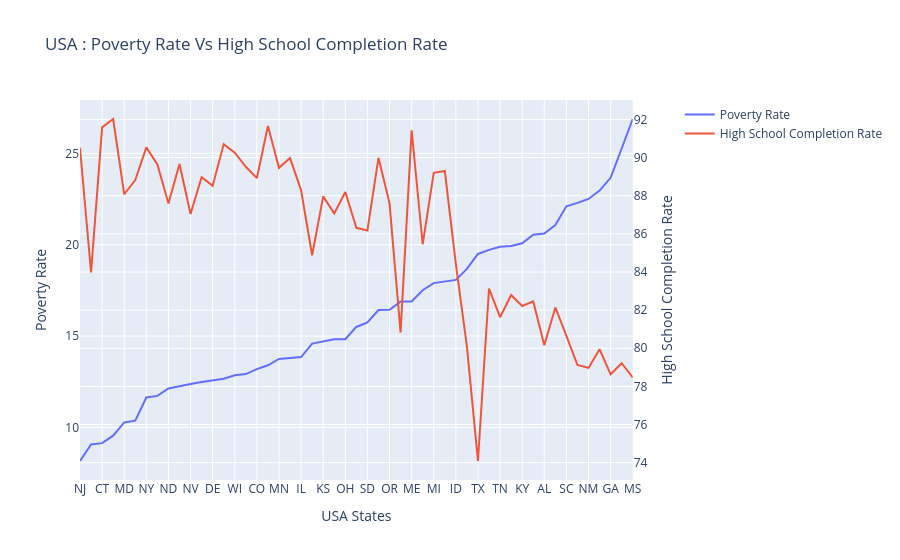

Notebook source saved alongside this figure:
### Code cell
import plotly.graph_objects as go
from plotly.subplots import make_subplots

# Create figure with secondary y-axis
fig = make_subplots(specs=[[{"secondary_y": True}]])

# Add traces
fig.add_trace(go.Scatter(x=df_poverty_vs_completion_hs["Geographic Area"], 
    y=df_poverty_vs_completion_hs["poverty_rate"], name="Poverty Rate"),secondary_y=False)

fig.add_trace(go.Scatter(x=df_poverty_vs_completion_hs["Geographic Area"], 
    y=df_poverty_vs_completion_hs["percent_completed_hs"], name="High School Completion Rate"),secondary_y=True)



# Add figure title
fig.update_layout(
    title_text="USA : Poverty Rate Vs High School Completion Rate"
)

# Set x-axis title
fig.update_xaxes(title_text="USA States")

# Set y-axes titles
fig.update_yaxes(title_text="Poverty Rate", secondary_y=False)
fig.update_yaxes(title_text="High School Completion Rate", secondary_y=True)

fig.show()

### Figure 1 — Plotly figure (JSON) as saved in the notebook; plotly's stock layout.template omitted (floating-point values rounded to 4 significant figures)
{"data": [{"name": "Poverty Rate", "type": "scatter", "x": ["NJ", "WY", "CT", "MA", "MD", "RI", "NY", "UT", "ND", "IA", "NV", "PA", "DE", "NH", "WI", "NE", "CO", "HI", "MN", "VT", "IL", "VA", "KS", "WA", "OH", "IN", "SD", "MT", "OR", "CA", "ME", "FL", "MI", "DC", "ID", "AK", "TX", "NC", "TN", "MO", "KY", "OK", "AL", "WV", "SC", "LA", "NM", "AR", "GA", "AZ", "MS"], "xaxis": "x", "y": [8.161, 9.064, 9.137, 9.546, 10.27, 10.37, 11.64, 11.72, 12.13, 12.23, 12.37, 12.49, 12.56, 12.66, 12.86, 12.92, 13.19, 13.4, 13.75, 13.79, 13.85, 14.59, 14.72, 14.83, 14.83, 15.5, 15.75, 16.42, 16.44, 16.89, 16.89, 17.51, 17.9, 18.0, 18.08, 18.68, 19.5, 19.72, 19.89, 19.93, 20.08, 20.55, 20.61, 21.08, 22.11, 22.29, 22.51, 22.96, 23.66, 25.27, 26.88], "yaxis": "y"}, {"name": "High School Completion Rate", "type": "scatter", "x": ["NJ", "WY", "CT", "MA", "MD", "RI", "NY", "UT", "ND", "IA", "NV", "PA", "DE", "NH", "WI", "NE", "CO", "HI", "MN", "VT", "IL", "VA", "KS", "WA", "OH", "IN", "SD", "MT", "OR", "CA", "ME", "FL", "MI", "DC", "ID", "AK", "TX", "NC", "TN", "MO", "KY", "OK", "AL", "WV", "SC", "LA", "NM", "AR", "GA", "AZ", "MS"], "xaxis": "x", "y": [90.52, 83.97, 91.59, 92.03, 88.08, 88.82, 90.54, 89.64, 87.6, 89.67, 87.05, 88.97, 88.52, 90.71, 90.26, 89.52, 88.93, 91.67, 89.47, 89.98, 88.29, 84.88, 87.97, 87.07, 88.2, 86.32, 86.18, 89.99, 87.6, 80.82, 91.43, 85.46, 89.21, 89.3, 84.42, 80.1, 74.09, 83.14, 81.63, 82.79, 82.22, 82.46, 80.16, 82.14, 80.65, 79.12, 78.97, 79.95, 78.63, 79.22, 78.47], "yaxis": "y2"}], "layout": {"title": {"text": "USA : Poverty Rate Vs High School Completion Rate"}, "xaxis": {"anchor": "y", "domain": [0.0, 0.94], "title": {"text": "USA States"}}, "yaxis": {"anchor": "x", "domain": [0.0, 1.0], "title": {"text": "Poverty Rate"}}, "yaxis2": {"anchor": "x", "overlaying": "y", "side": "right", "title": {"text": "High School Completion Rate"}}}}
